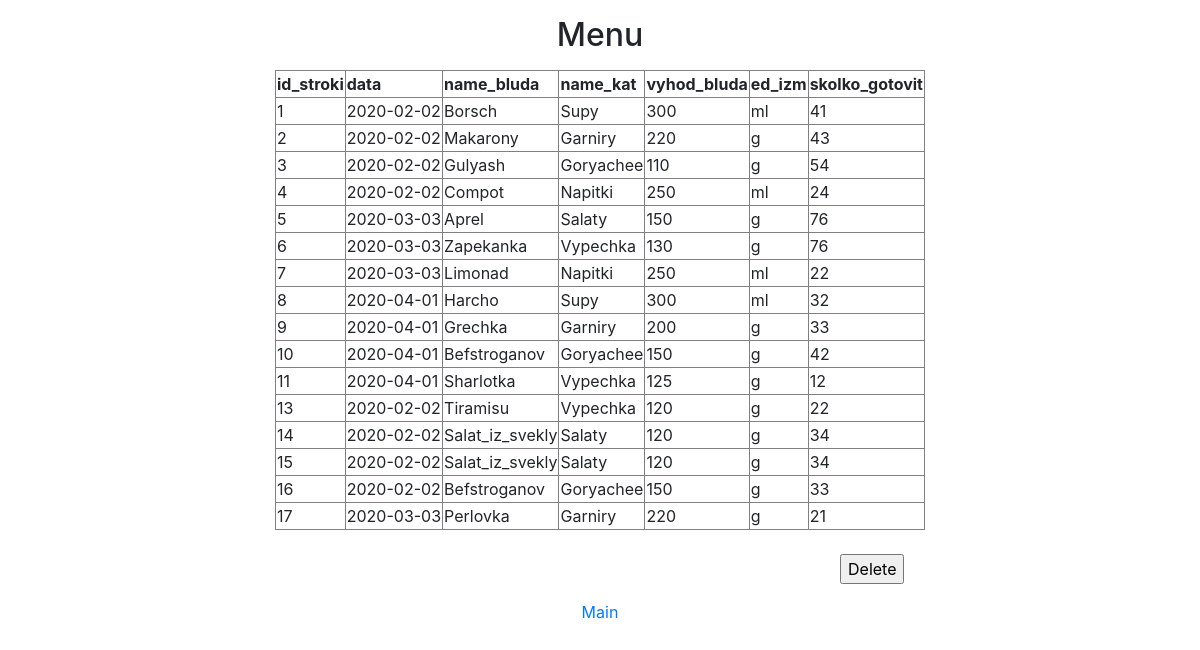
The app's page /menuall.php with its own data.
### tables this page shows
CREATE TABLE `menu` (
  `id_stroki` int(11) NOT NULL,
  `id_bluda` int(11) NOT NULL,
  `id_daty` int(11) NOT NULL,
  `skolko_gotovit` int(11) NOT NULL
);

CREATE TABLE `data` (
  `id_daty` int(11) NOT NULL,
  `data` date NOT NULL
);

CREATE TABLE `bluda` (
  `id_bluda` int(11) NOT NULL,
  `id_kat` int(11) NOT NULL,
  `name_bluda` varchar(50) NOT NULL,
  `vyhod_bluda` decimal(10,0) NOT NULL
);

CREATE TABLE `kat` (
  `id_kat` int(11) NOT NULL,
  `name_kat` varchar(20) NOT NULL,
  `ed_izm` enum('g','ml','','') NOT NULL
);

### menuall.php (the view, shortened to what this page needs)
<!DOCTYPE html>
<html>
<head>
<link rel="stylesheet" href="https://stackpath.bootstrapcdn.com/bootstrap/4.4.1/css/bootstrap.min.css">
</head>
<body>
<p><h2 align='center'>Menu</h2></p>
<?php
require_once 'connection.php';
$link = mysqli_connect($host, $user, $password, $database)
    or die("Error! " . mysqli_error($link));
$query = "SELECT menu.id_stroki, data.data, bluda.name_bluda, kat.name_kat, bluda.vyhod_bluda, kat.ed_izm, menu.skolko_gotovit
FROM kat INNER JOIN (data INNER JOIN (bluda INNER JOIN menu ON bluda.id_bluda = menu.id_bluda) ON data.id_daty = menu.id_daty) ON kat.id_kat = bluda.id_kat";
$result = mysqli_query($link, $query) or die("Error of query! " . mysqli_error($link));
if($result)
{
    $rows = mysqli_num_rows($result);
    echo "<table align='center' border=1px><tr><th>id_stroki</th><th>data</th><th>name_bluda</th><th>name_kat</th><th>vyhod_bluda</th><th>ed_izm</th><th>skolko_gotovit</th></tr>";
    for ($i = 0 ; $i < $rows ; ++$i)
    {
        $row = mysqli_fetch_row($result);
        echo "<tr>";
            for ($j = 0 ; $j < 7 ; ++$j) echo "<td>$row[$j]</td>";
        echo "</tr>";
    }
    echo "</table>";
}
?>
<form action="menudel.php">
<p class='margin'><input type="submit" value="Delete"></p>
</form>
<p align='center'><a href="index.php">Main</a></p>
</body>
</html>

### menuall.php (style rules this page uses)
.margin { margin-left: 70%; }

### records on screen
menu: id_stroki "1", skolko_gotovit "41"
data: data "2020-02-02"
bluda: name_bluda "Borsch", vyhod_bluda "300"
kat: name_kat "Supy", ed_izm "ml"
menu: id_stroki "2", skolko_gotovit "43"
bluda: name_bluda "Makarony", vyhod_bluda "220"
kat: name_kat "Garniry", ed_izm "g"
menu: id_stroki "3", skolko_gotovit "54"
bluda: name_bluda "Gulyash", vyhod_bluda "110"
kat: name_kat "Goryachee", ed_izm "g"
menu: id_stroki "4", skolko_gotovit "24"
bluda: name_bluda "Compot", vyhod_bluda "250"
kat: name_kat "Napitki", ed_izm "ml"
menu: id_stroki "5", skolko_gotovit "76"
data: data "2020-03-03"
bluda: name_bluda "Aprel", vyhod_bluda "150"
kat: name_kat "Salaty", ed_izm "g"
menu: id_stroki "6", skolko_gotovit "76"
bluda: name_bluda "Zapekanka", vyhod_bluda "130"
kat: name_kat "Vypechka", ed_izm "g"
menu: id_stroki "7", skolko_gotovit "22"
bluda: name_bluda "Limonad", vyhod_bluda "250"
menu: id_stroki "8", skolko_gotovit "32"
data: data "2020-04-01"
bluda: name_bluda "Harcho", vyhod_bluda "300"
menu: id_stroki "9", skolko_gotovit "33"
bluda: name_bluda "Grechka", vyhod_bluda "200"
menu: id_stroki "10", skolko_gotovit "42"
bluda: name_bluda "Befstroganov", vyhod_bluda "150"
menu: id_stroki "11", skolko_gotovit "12"
bluda: name_bluda "Sharlotka", vyhod_bluda "125"
menu: id_stroki "13", skolko_gotovit "22"
bluda: name_bluda "Tiramisu", vyhod_bluda "120"
menu: id_stroki "14", skolko_gotovit "34"
bluda: name_bluda "Salat_iz_svekly", vyhod_bluda "120"
menu: id_stroki "15", skolko_gotovit "34"
menu: id_stroki "16", skolko_gotovit "33"
menu: id_stroki "17", skolko_gotovit "21"
bluda: name_bluda "Perlovka", vyhod_bluda "220"
